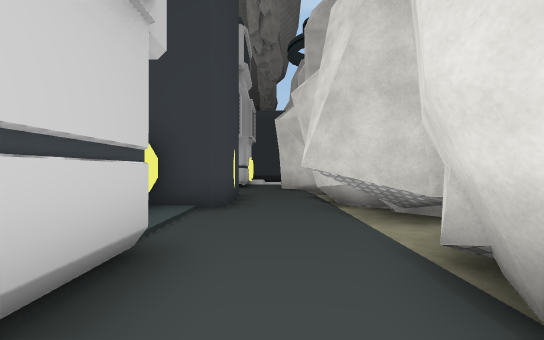
[1] (above)

24 first-person views from a walk through a 3-D level made in the Unity game engine. The camera is 1.5 m above the floor, looks level and sees 90° across. The floor is counted in squares, 2 m on a side. Each view is taken from the middle of a square. On the plan, view 1 faces up. The plan holds only what a view shows up to about 10 squares ahead; the rest is blank. The place goes on beyond the plan. The player character is not drawn. Some surface patterns are stand-ins.

[2]
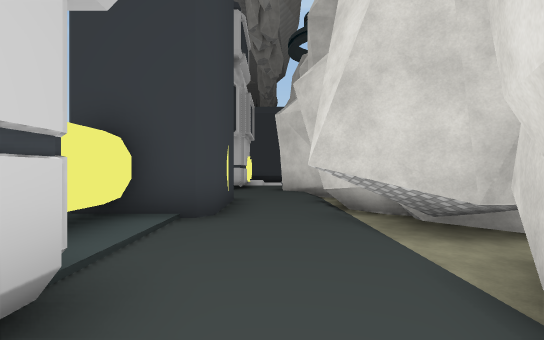

[3]
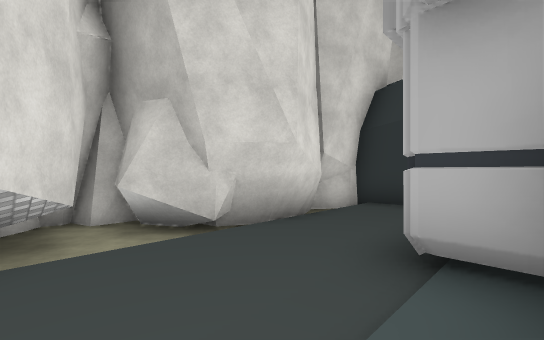

[4]
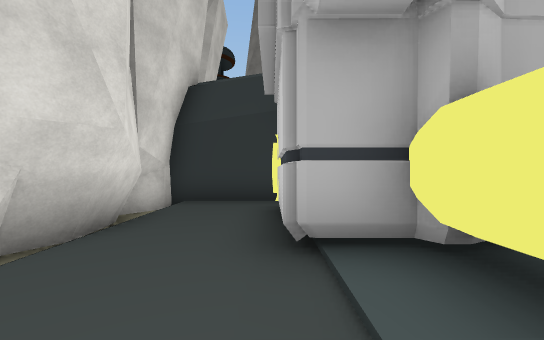

[5]
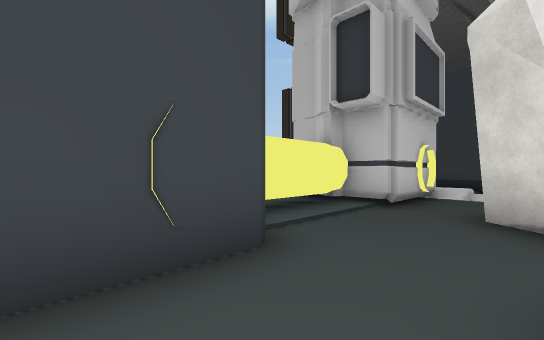

[6]
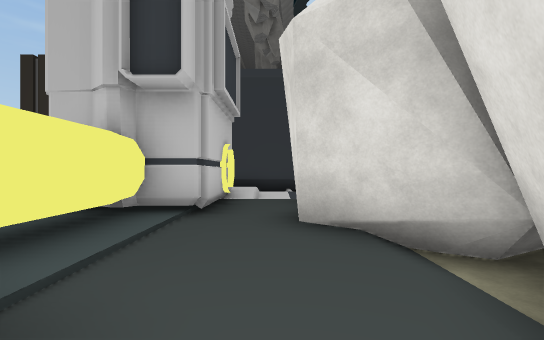

[7]
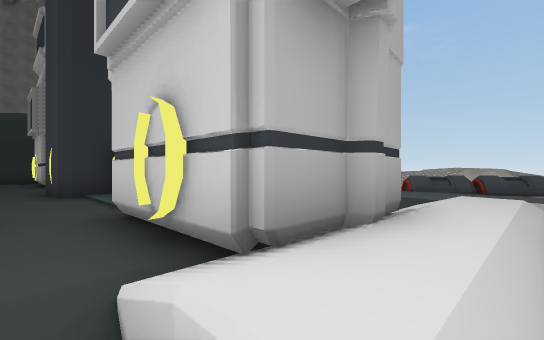

[8]
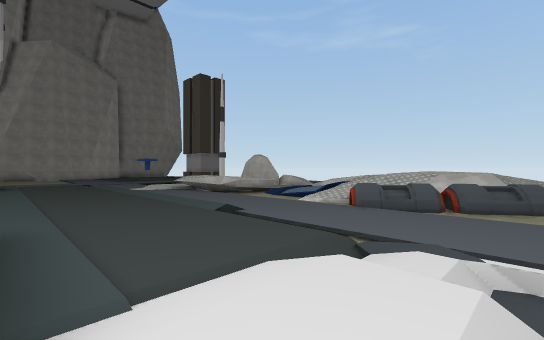

[9]
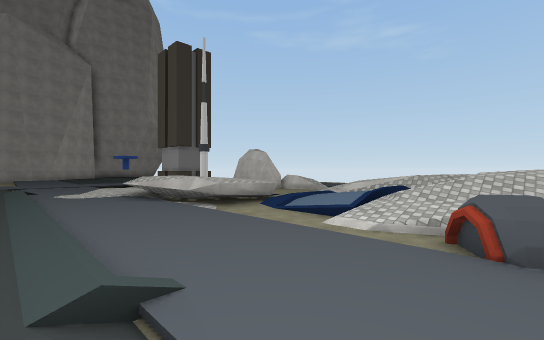

[10]
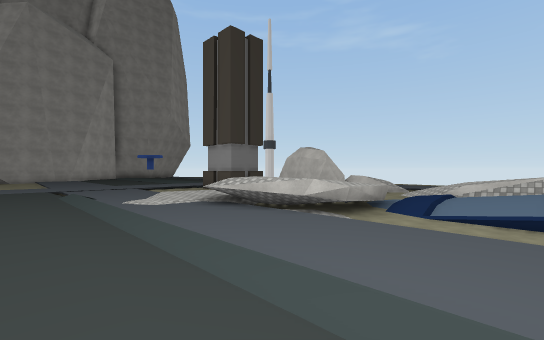

[11]
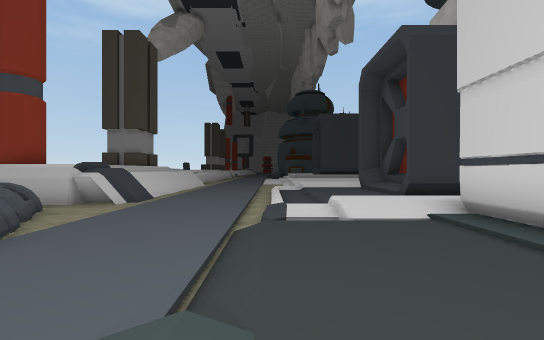

[12]
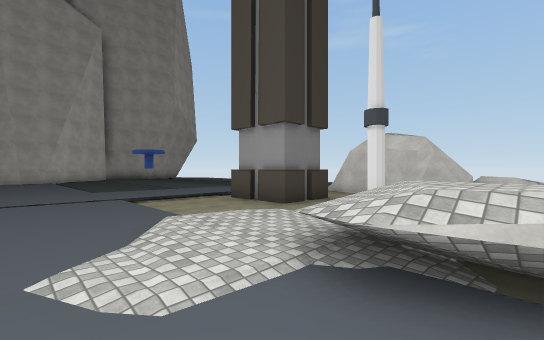

[13]
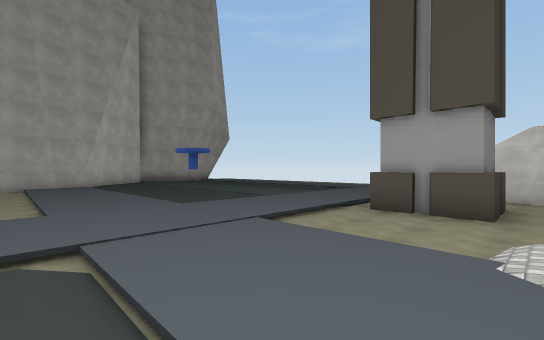

[14]
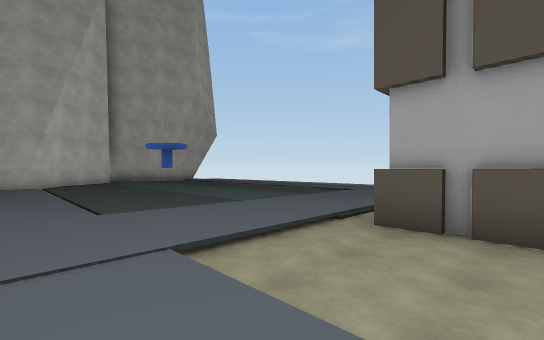

[15]
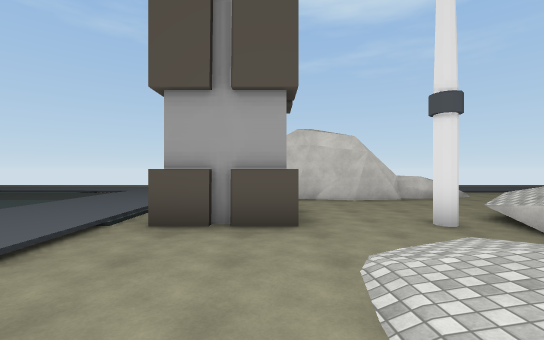

[16]
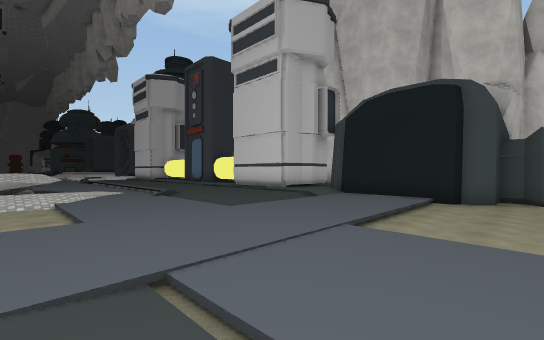

[17]
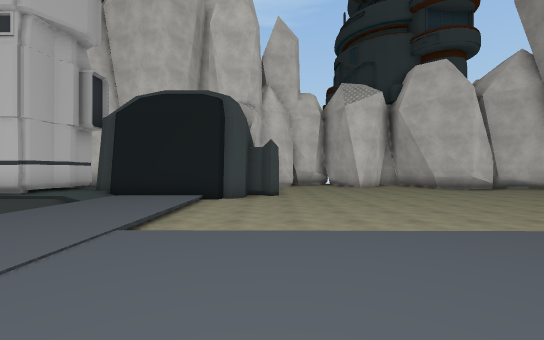

[18]
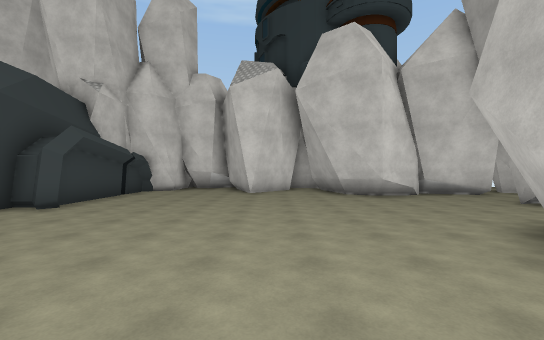

[19]
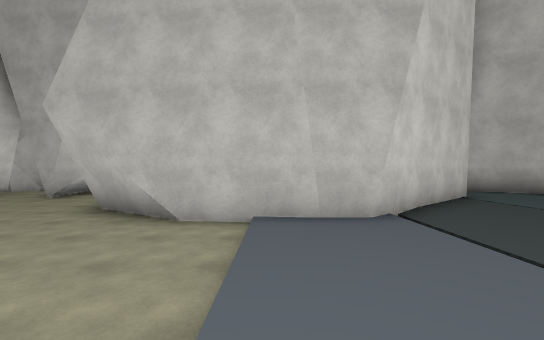

[20]
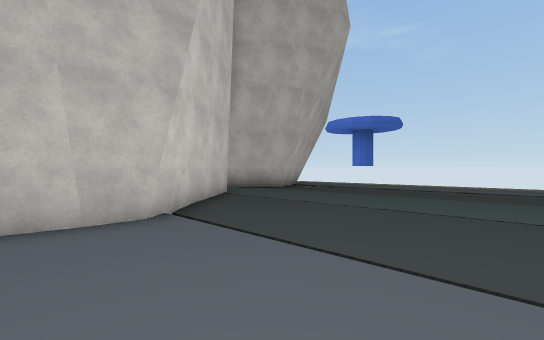

[21]
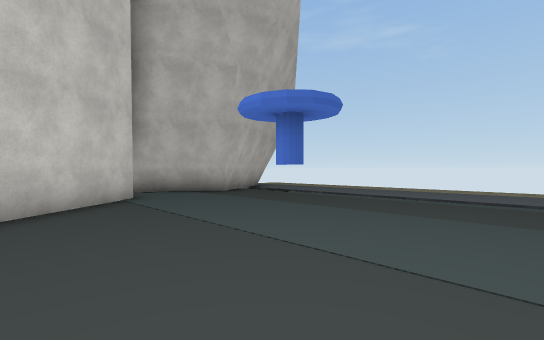

[22]
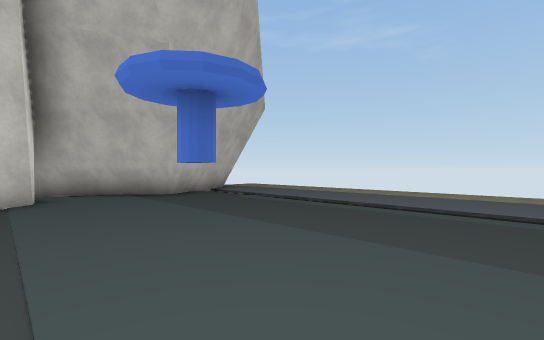

[23]
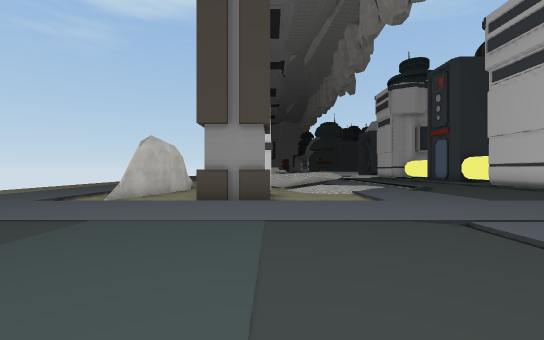

[24]
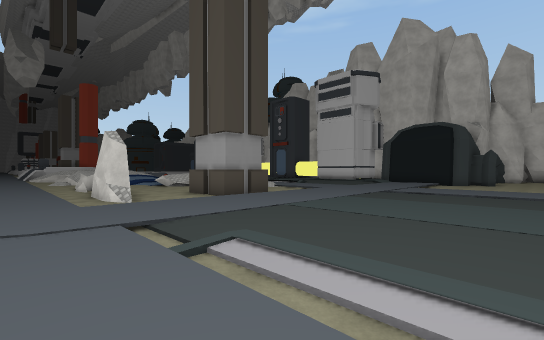

### Floor plan
Key: @ floor where view 1 was taken; # wall or solid block; x gap in a wall; . main floor; : floor 0.25 m higher than the main floor; - floor 0.25 m lower than the main floor; + floor 1 m higher than the main floor; * floor 1.25 m higher than the main floor; / step, stairs or slope; = window, fence, low wall or low ledge; ^ raised ledge; v drop or lower ground.
Columns run from 20 left of view 1 to 4 right of it. Each row starts with its distance up from view 1.
 20         ^=/--//..#
 19         ##/--//..#
 18         ##/--//..#
 17       ###//--//..#####
 16        ^x-/--///////-
 15    =#=#^^-/--/////////
 14      ==v#^/--/..####./
 13       // ^=--...# ##.
 12       /////--...  ##.
 11       ==///--...:##..##
 10    =/=///-/--...: #...##
  9    =/////-/--...: #...#
  8  /- /////-/--...: ##..#
  7  /-//-/=#=/--...: ##..#
  6    ---=#+//--...:###..##
  5    ^--=  *=--...:#:..####
  4 -/ =--=====--...:#:...--#
  3 -/-#---///..-...:##...###
  2 -/-#----//./-..   ##..#
  1 -/##-----//--/..#  #..#
  0 -/##-###--/--...####@.#
 -1 -/=--###--/--...:::...#
 -2 -/    ----/--///:######
 -3 .................#
 -4 .................#
 -5 -/......../..////#
 -6 -/-......./------##
 -7 -/......../-------#####
 -8 -/......../------------
 -9 -/......../------------
-10 -/......../------------
-11 -/......../-----------#
-12 -/......../------------
-13 -/...#..../------------
-14 -/......../-----------#
-15 -/........######-----##
-16 -/.......##    ##----#
-17 -/-....###       ----#
-18  /-##..#         ----#
-19   ####.#          ##-#
-20      ###           # --
-21                       #

Where each view was taken, in squares from view 1:
view 1: 0 up, 0 right, facing up
view 2: 1 up, 0 right, facing up
view 3: 5 up, 2 left, facing down-right
view 4: 5 up, 1 left, facing down
view 5: 6 up, 1 right, facing up-left
view 6: 7 up, 0 right, facing up
view 7: 16 up, 0 right, facing down-left
view 8: 16 up, 4 left, facing down-left
view 9: 13 up, 7 left, facing down-left
view 10: 10 up, 6 left, facing down-left
view 11: 10 up, 7 left, facing up
view 12: 5 up, 8 left, facing down-left
view 13: 1 up, 7 left, facing down-left
view 14: 0 up, 9 left, facing down-left
view 15: 0 up, 9 left, facing left
view 16: 7 down, 11 left, facing up-right
view 17: 7 down, 11 left, facing right
view 18: 12 down, 8 left, facing right
view 19: 10 down, 8 left, facing down
view 20: 10 down, 8 left, facing down-left
view 21: 10 down, 11 left, facing down-left
view 22: 10 down, 13 left, facing down-left
view 23: 9 down, 13 left, facing up
view 24: 9 down, 20 left, facing up-right
